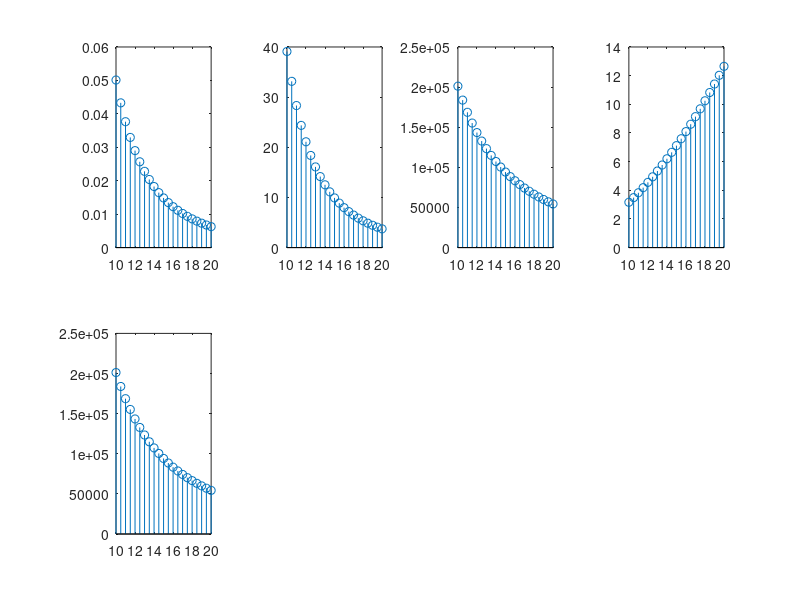

Recreate this plot in MATLAB.
clear all
close all
clc

% f - signal frequency (kHz); 
f = 10:0.5:20;
%s - shipping factor (between 0 - 1);
s = 1;
% w - wind speed (m/s); NtOff, NsOff, NwOff, NthOff - Disable the
w = 10;
% corresponding equation;
% Mev - Manually entered value.

%Equation of Turbulence Noise
Nt = (10.^((17-30*log10(f))/10));

%Equation of Shipping Noise
Ns = (10.^((40+(20*(s-0.5))+(26*log10(f))-(60*log10(f+0.03)))/10));

%Equation of Wave Noise
Nw = (10.^((50+(7.5*(w^(1/2)))+(20*log10(f))-(40*log10(f+0.4)))/10));

%Equation of Thermal Noise
Nth = (10.^((-15+20*log10(f))/10));

%Total Noise

ruido_total = 1:length(f);
for i = 1:length(f)
ruido_total(i) = Nt(i) + Ns(i) + Nw(i) + Nth(i);
end

%sinal_ruidoso = awgn(sinal,ruido_total);

subplot(2,4,1); stem(f,Nt);
subplot(2,4,2); stem(f,Ns);
subplot(2,4,3); stem(f,Nw);
subplot(2,4,4); stem(f,Nth);
subplot(2,4,5); stem(f,ruido_total);